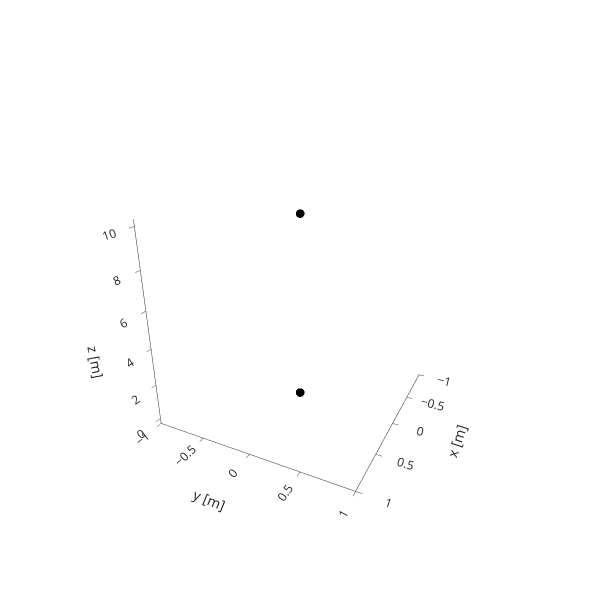

Here is the notebook cell this chart was saved with:
### Markdown cell above
Let's see what we created:

### Code cell
from ananke.visualisation.detector import get_detector_scatter3ds

fig = get_detector_scatter3ds(detector, False, True, size=3)
#fig.write_image(configuration['geometry']['type'] + '_3d.png', scale=2)
fig

### Figure 1 — Plotly figure (JSON) as saved in the notebook; plotly's stock layout.template omitted (floating-point values rounded to 4 significant figures)
{"data": [{"marker": {"color": "black", "colorscale": [[0, "#440154"], [0.1111, "#482878"], [0.2222, "#3e4989"], [0.3333, "#31688e"], [0.4444, "#26828e"], [0.5556, "#1f9e89"], [0.6667, "#35b779"], [0.7778, "#6ece58"], [0.8889, "#b5de2b"], [1, "#fde725"]], "opacity": 0.4, "size": 3}, "mode": "markers", "name": "modules", "type": "scatter3d", "x": [0, 0, 0, 0, 0, 0, 0, 0, 0, 0, 0, 0, 0, 0, 0, 0, 0, 0, 0, 0, 0, 0, 0, 0, 0, 0, 0, 0, 0, 0, 0, 0], "y": [0, 0, 0, 0, 0, 0, 0, 0, 0, 0, 0, 0, 0, 0, 0, 0, 0, 0, 0, 0, 0, 0, 0, 0, 0, 0, 0, 0, 0, 0, 0, 0], "z": [0, 0, 0, 0, 0, 0, 0, 0, 0, 0, 0, 0, 0, 0, 0, 0, 10, 10, 10, 10, 10, 10, 10, 10, 10, 10, 10, 10, 10, 10, 10, 10]}], "layout": {"autosize": false, "height": 600, "scene": {"aspectmode": "auto", "aspectratio": {"x": 1, "y": 1, "z": 1}, "camera": {"center": {"x": 0, "y": 0, "z": 0}, "eye": {"x": 2.0, "y": 1.0, "z": 1}, "projection": {"type": "perspective"}, "up": {"x": 0, "y": 0, "z": 1}}, "xaxis": {"title": {"text": "x [m]"}, "type": "linear"}, "yaxis": {"title": {"text": "y [m]"}, "type": "linear"}, "zaxis": {"title": {"text": "z [m]"}, "type": "linear"}}, "width": 600}}
